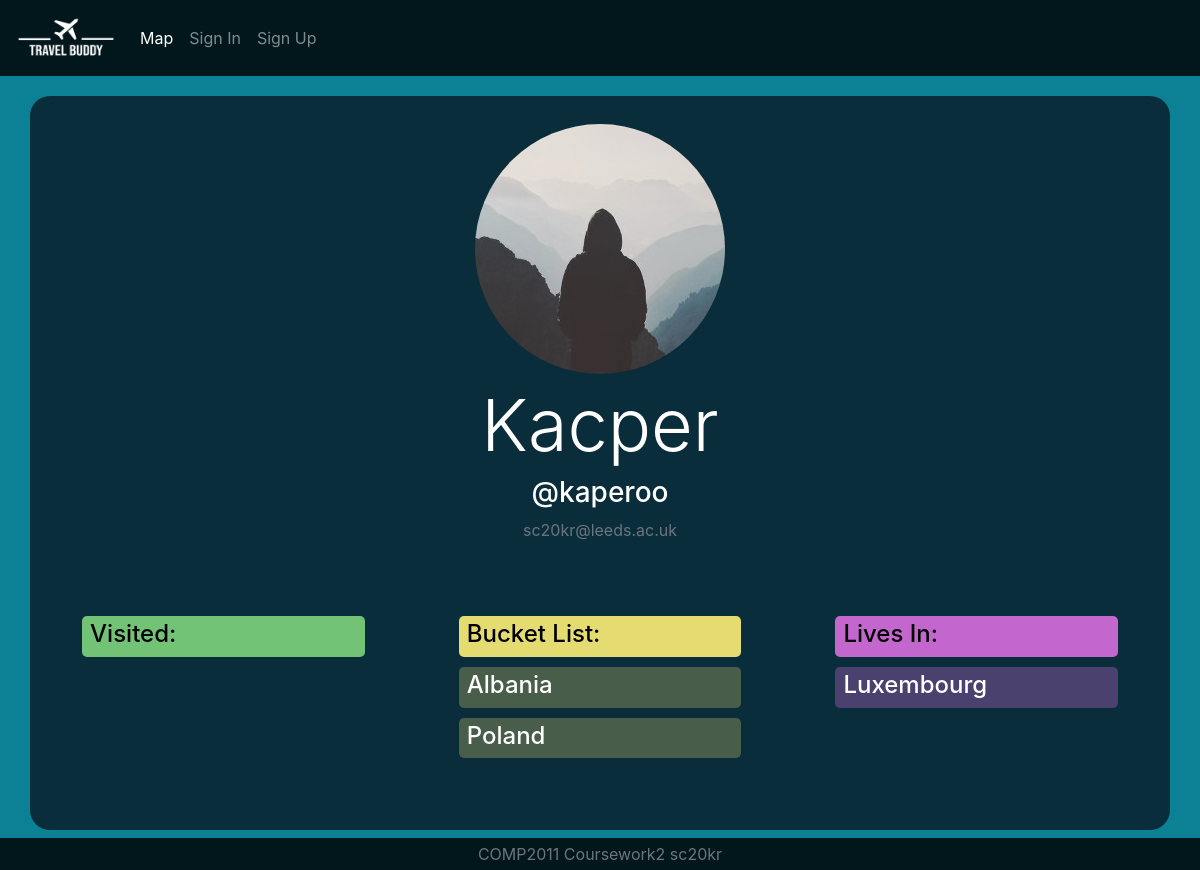
The page /profile/kaperoo on the database its author committed.
### app/models.py (models this page shows)
class User(db.Model, UserMixin):
    id = db.Column(db.Integer, primary_key=True)
    name = db.Column(db.String(64),nullable=False)
    username = db.Column(db.String(20), unique=True, nullable=False)
    password = db.Column(db.String(60), nullable=False)
    email = db.Column(db.String(120), unique=True, nullable=False)
    isAdmin = db.Column(db.Boolean, default=False)
    profilePicture = db.Column(db.String(20), nullable=False, default='default.jpg')
    country = db.Column(db.Integer, db.ForeignKey('country.id'))
    visitedCountries = db.relationship('Country', secondary = visitors, backref=db.backref('visitors'), lazy='dynamic')
    bucketList = db.relationship('Country', secondary = futureVisitors, backref=db.backref('futureVisitors'), lazy='dynamic')

class Country(db.Model):
    id = db.Column(db.Integer, primary_key=True)
    name = db.Column(db.String(50), unique=True, nullable=False)
    capital = db.Column(db.String(20), nullable=False)
    lat = db.Column(db.String(120))
    lang = db.Column(db.String(120))
    language = db.Column(db.String(120), nullable=False)
    currency = db.Column(db.String(20), nullable=False)
    citizens = db.relationship('User', backref='livesin', lazy='dynamic')

### app/views.py (the view)
@app.route('/profile/<username>', methods=['GET', 'POST'])
def profile(username):
    u = User.query.filter_by(username=username).first()
    if u == current_user:
        return redirect('/account')
    imageFile = url_for('static', filename='profilepics/' + u.profilePicture)
    return render_template('profile.html',
                            title=u.username,
                            u=u,
                            imageFile=imageFile)

### app/templates/profile.html (shortened to what this page needs)
{% extends "base.html" %}
{% block content %}
<div class="container accinfo">
    <div class="row justify-content-center mt-2">
        <img class="rounded-circle account-img" src="{{imageFile}}">
    </div>
    <div class="row justify-content-center mt-2">
        <h1 class="account-heading display-3">{{u.name}}</h1>
    </div>
    <div class="row justify-content-center">
        <h3 class="account-heading">@{{u.username}}</h3>
    </div>
    <div class="row justify-content-center">
        <p class="text-secondary">{{u.email}}</p>
    </div>
    <div class="row justify-content-center mt-5 mb-5">
        <div class="col-md-3 col-sm-12 mb-1">
            <div class="row pl-2 pt-1 visp">
                <h4>Visited:</h4>
            </div>
        </div>
        <div class="col-md-3 col-sm-12 offset-md-1 mb-1">
            <div class="row pl-2 pt-1 fvisp">
                <h4>Bucket List:</h4>
            </div>
            {% for b in u.bucketList %}
            <div class="row fvis pl-2 pt-1 ryellow place" id="{{b.name}}">
                <h4>{{b.name}}</h4>
            </div>
            {% endfor %}
        </div>
        <div class="col-md-3 col-sm-12 offset-md-1 mb-1">
            <div class="row pl-2 pt-1 livp">
                <h4>Lives In:</h4>
            </div>
            {% if u.livesin %}
            <div class="row liv pl-2 pt-1 rpurple place" id="{{u.livesin.name}}">
                <h4>{{u.livesin.name}}</h4>
            </div>
            {% endif %}
        </div>
    </div>
</div>
{% endblock content %}

### app/static/style.css (style rules this page uses)
body { background-color: #0c8195; height: 100vh; }
.accinfo, .ctry { background-color: #0a2d3b; color: white; padding: 20px; margin-bottom: 40px; border-radius: 20px; margin-top: 20px; }
.visp { margin-top: 10px; color: black; font-weight: bold; border-radius: 5px; background-color: #72c376; }
.fvisp { margin-top: 10px; color: black; font-weight: bold; border-radius: 5px; background-color: #e4dc71; }
.fvis { margin-top: 10px; border-radius: 5px; background-color: #e4dc7148; }
.livp { margin-top: 10px; color: black; font-weight: bold; border-radius: 5px; background-color: #c367cf; }
.liv { margin-top: 10px; border-radius: 5px; background-color: #c367cf59; }
.rgreen, .ryellow, .rpurple { cursor: pointer; }

### rows shown on the page
User: name "Kacper", username "kaperoo", email "sc20kr@leeds.ac.uk"
Country: name "Albania"
Country: name "Poland"
Country: livesin.name "Luxembourg"
